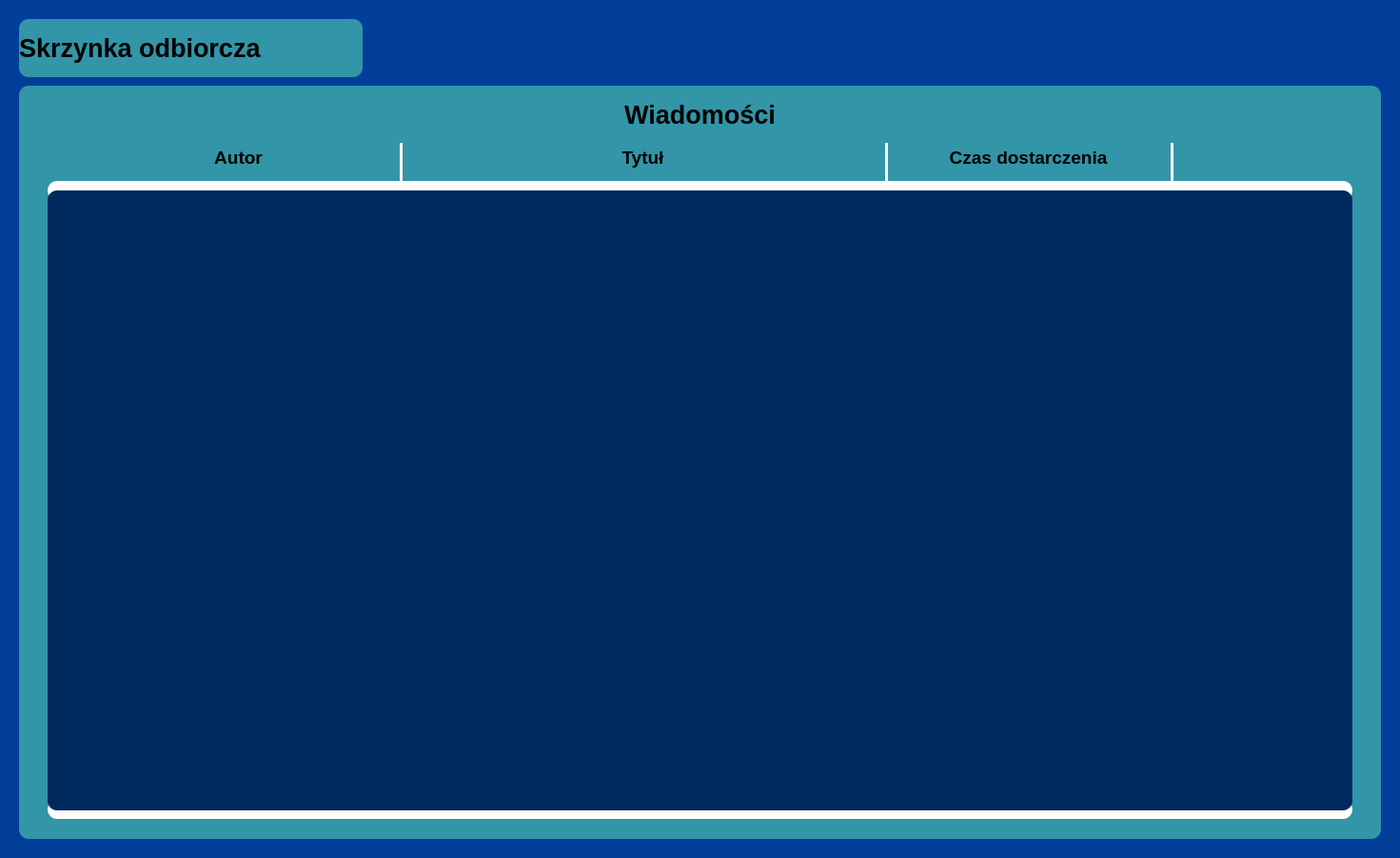
<?xml version="1.0" encoding="UTF-8"?>
<ui version="4.0">
 <class>ListMail</class>
 <widget class="QWidget" name="ListMail">
  <property name="geometry">
   <rect>
    <x>0</x>
    <y>0</y>
    <width>1471</width>
    <height>901</height>
   </rect>
  </property>
  <property name="windowTitle">
   <string>Form</string>
  </property>
  <property name="styleSheet">
   <string notr="true">background-color: rgb(0, 62, 154);
border-radius: 10px;</string>
  </property>
  <widget class="QFrame" name="mainFrame">
   <property name="geometry">
    <rect>
     <x>0</x>
     <y>0</y>
     <width>1471</width>
     <height>901</height>
    </rect>
   </property>
   <property name="styleSheet">
    <string notr="true">background-color: rgb(0, 62, 154);
border-radius: 10px;</string>
   </property>
   <property name="frameShape">
    <enum>QFrame::Shape::StyledPanel</enum>
   </property>
   <property name="frameShadow">
    <enum>QFrame::Shadow::Raised</enum>
   </property>
   <widget class="QFrame" name="frame">
    <property name="geometry">
     <rect>
      <x>20</x>
      <y>90</y>
      <width>1431</width>
      <height>791</height>
     </rect>
    </property>
    <property name="styleSheet">
     <string notr="true">background-color: rgb(50, 149, 168);
border-radius: 10px;</string>
    </property>
    <property name="frameShape">
     <enum>QFrame::Shape::StyledPanel</enum>
    </property>
    <property name="frameShadow">
     <enum>QFrame::Shadow::Raised</enum>
    </property>
    <widget class="QFrame" name="frame_7">
     <property name="geometry">
      <rect>
       <x>30</x>
       <y>110</y>
       <width>1371</width>
       <height>651</height>
      </rect>
     </property>
     <property name="styleSheet">
      <string notr="true">background-color: rgb(0, 41, 94);</string>
     </property>
     <property name="frameShape">
      <enum>QFrame::Shape::StyledPanel</enum>
     </property>
     <property name="frameShadow">
      <enum>QFrame::Shadow::Raised</enum>
     </property>
     <widget class="QScrollArea" name="scrollArea">
      <property name="geometry">
       <rect>
        <x>40</x>
        <y>0</y>
        <width>1321</width>
        <height>651</height>
       </rect>
      </property>
      <property name="styleSheet">
       <string notr="true">QScrollArea QScrollBar:vertical {
    border: 3px solid white;
    border-radius: 8px;
    background: transparent;
    width: 20px;
    margin: 0px;
}

QScrollArea QScrollBar::handle:vertical {
    background: #0055cc;
    min-height: 20px;
    border-radius: 7px;
}

QScrollArea QScrollBar::add-line:vertical,
QScrollArea QScrollBar::sub-line:vertical {
    height: 0px;
}

QScrollArea QScrollBar::add-page:vertical, 
QScrollArea QScrollBar::sub-page:vertical {
    background: none;
}</string>
      </property>
      <property name="widgetResizable">
       <bool>true</bool>
      </property>
      <widget class="QWidget" name="List">
       <property name="geometry">
        <rect>
         <x>0</x>
         <y>0</y>
         <width>1321</width>
         <height>651</height>
        </rect>
       </property>
       <property name="layoutDirection">
        <enum>Qt::LayoutDirection::LeftToRight</enum>
       </property>
      </widget>
     </widget>
    </widget>
    <widget class="QLabel" name="label_20">
     <property name="geometry">
      <rect>
       <x>30</x>
       <y>10</y>
       <width>1371</width>
       <height>41</height>
      </rect>
     </property>
     <property name="font">
      <font>
       <pointsize>20</pointsize>
       <bold>true</bold>
      </font>
     </property>
     <property name="layoutDirection">
      <enum>Qt::LayoutDirection::LeftToRight</enum>
     </property>
     <property name="styleSheet">
      <string notr="true"/>
     </property>
     <property name="text">
      <string>Wiadomości</string>
     </property>
     <property name="textFormat">
      <enum>Qt::TextFormat::RichText</enum>
     </property>
     <property name="alignment">
      <set>Qt::AlignmentFlag::AlignCenter</set>
     </property>
    </widget>
    <widget class="QLabel" name="label_21">
     <property name="geometry">
      <rect>
       <x>410</x>
       <y>60</y>
       <width>491</width>
       <height>31</height>
      </rect>
     </property>
     <property name="font">
      <font>
       <pointsize>14</pointsize>
       <bold>true</bold>
      </font>
     </property>
     <property name="layoutDirection">
      <enum>Qt::LayoutDirection::LeftToRight</enum>
     </property>
     <property name="styleSheet">
      <string notr="true"/>
     </property>
     <property name="text">
      <string>Tytuł</string>
     </property>
     <property name="textFormat">
      <enum>Qt::TextFormat::RichText</enum>
     </property>
     <property name="alignment">
      <set>Qt::AlignmentFlag::AlignCenter</set>
     </property>
    </widget>
    <widget class="QLabel" name="label_22">
     <property name="geometry">
      <rect>
       <x>70</x>
       <y>60</y>
       <width>321</width>
       <height>31</height>
      </rect>
     </property>
     <property name="font">
      <font>
       <pointsize>14</pointsize>
       <bold>true</bold>
      </font>
     </property>
     <property name="layoutDirection">
      <enum>Qt::LayoutDirection::LeftToRight</enum>
     </property>
     <property name="styleSheet">
      <string notr="true"/>
     </property>
     <property name="text">
      <string>Autor</string>
     </property>
     <property name="textFormat">
      <enum>Qt::TextFormat::RichText</enum>
     </property>
     <property name="alignment">
      <set>Qt::AlignmentFlag::AlignCenter</set>
     </property>
    </widget>
    <widget class="QLabel" name="label_23">
     <property name="geometry">
      <rect>
       <x>920</x>
       <y>60</y>
       <width>281</width>
       <height>31</height>
      </rect>
     </property>
     <property name="font">
      <font>
       <pointsize>14</pointsize>
       <bold>true</bold>
      </font>
     </property>
     <property name="layoutDirection">
      <enum>Qt::LayoutDirection::LeftToRight</enum>
     </property>
     <property name="styleSheet">
      <string notr="true"/>
     </property>
     <property name="text">
      <string>Czas dostarczenia</string>
     </property>
     <property name="textFormat">
      <enum>Qt::TextFormat::RichText</enum>
     </property>
     <property name="alignment">
      <set>Qt::AlignmentFlag::AlignCenter</set>
     </property>
    </widget>
    <widget class="Line" name="line_10">
     <property name="geometry">
      <rect>
       <x>1210</x>
       <y>60</y>
       <width>3</width>
       <height>41</height>
      </rect>
     </property>
     <property name="styleSheet">
      <string notr="true">background-color: white;</string>
     </property>
     <property name="orientation">
      <enum>Qt::Orientation::Vertical</enum>
     </property>
    </widget>
    <widget class="Line" name="line_11">
     <property name="geometry">
      <rect>
       <x>400</x>
       <y>60</y>
       <width>3</width>
       <height>41</height>
      </rect>
     </property>
     <property name="styleSheet">
      <string notr="true">background-color: white;</string>
     </property>
     <property name="orientation">
      <enum>Qt::Orientation::Vertical</enum>
     </property>
    </widget>
    <widget class="Line" name="line_13">
     <property name="geometry">
      <rect>
       <x>910</x>
       <y>60</y>
       <width>3</width>
       <height>41</height>
      </rect>
     </property>
     <property name="styleSheet">
      <string notr="true">background-color: white;</string>
     </property>
     <property name="orientation">
      <enum>Qt::Orientation::Vertical</enum>
     </property>
    </widget>
    <widget class="Line" name="line_3">
     <property name="geometry">
      <rect>
       <x>30</x>
       <y>100</y>
       <width>1371</width>
       <height>20</height>
      </rect>
     </property>
     <property name="styleSheet">
      <string notr="true">background-color: white;</string>
     </property>
     <property name="orientation">
      <enum>Qt::Orientation::Horizontal</enum>
     </property>
    </widget>
    <widget class="Line" name="line_7">
     <property name="geometry">
      <rect>
       <x>30</x>
       <y>750</y>
       <width>1371</width>
       <height>20</height>
      </rect>
     </property>
     <property name="styleSheet">
      <string notr="true">background-color: white;</string>
     </property>
     <property name="orientation">
      <enum>Qt::Orientation::Horizontal</enum>
     </property>
    </widget>
    <zorder>label_20</zorder>
    <zorder>label_21</zorder>
    <zorder>label_22</zorder>
    <zorder>label_23</zorder>
    <zorder>line_10</zorder>
    <zorder>line_11</zorder>
    <zorder>line_13</zorder>
    <zorder>line_3</zorder>
    <zorder>line_7</zorder>
    <zorder>frame_7</zorder>
   </widget>
   <widget class="QLabel" name="title">
    <property name="geometry">
     <rect>
      <x>20</x>
      <y>20</y>
      <width>361</width>
      <height>61</height>
     </rect>
    </property>
    <property name="font">
     <font>
      <pointsize>20</pointsize>
      <bold>true</bold>
     </font>
    </property>
    <property name="layoutDirection">
     <enum>Qt::LayoutDirection::LeftToRight</enum>
    </property>
    <property name="styleSheet">
     <string notr="true">background-color: rgb(50, 149, 168);
border-radius: 10px;</string>
    </property>
    <property name="text">
     <string>Skrzynka odbiorcza</string>
    </property>
    <property name="textFormat">
     <enum>Qt::TextFormat::RichText</enum>
    </property>
    <property name="alignment">
     <set>Qt::AlignmentFlag::AlignLeading|Qt::AlignmentFlag::AlignLeft|Qt::AlignmentFlag::AlignVCenter</set>
    </property>
   </widget>
  </widget>
 </widget>
 <resources/>
 <connections/>
</ui>
